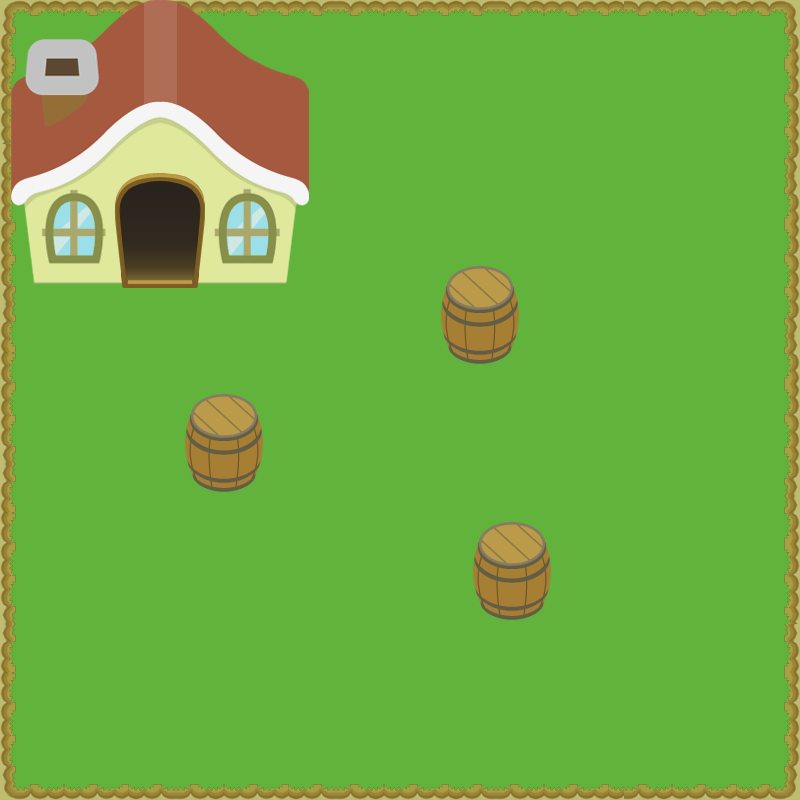

Tiled map render using the project's own tile images. Description and the map definition, with tile-layer contents summarised, below:
An orthogonal 50x50 tile map with 16x16 px tiles, 3 tile layers (ground, background, foreground).

<map version="1.0" orientation="orthogonal" renderorder="right-down" width="50" height="50" tilewidth="16" tileheight="16" nextobjectid="1">
 <tileset firstgid="1" name="Tile_field" tilewidth="16" tileheight="16" tilecount="16384" columns="128">
  <image source="Tile_field.png" width="2048" height="2048" />
 </tileset>
 <layer name="ground" width="50" height="50">
  <data>[2500 cells, 2500 non-empty, 144 distinct tile ids]</data>
 </layer>
 <layer name="background" width="50" height="50">
  <data>[2500 cells, 317 non-empty, 315 distinct tile ids]</data>
 </layer>
 <layer name="foreground" width="50" height="50">
  <data>[2500 cells, 115 non-empty, 39 distinct tile ids]</data>
 </layer>
</map>
